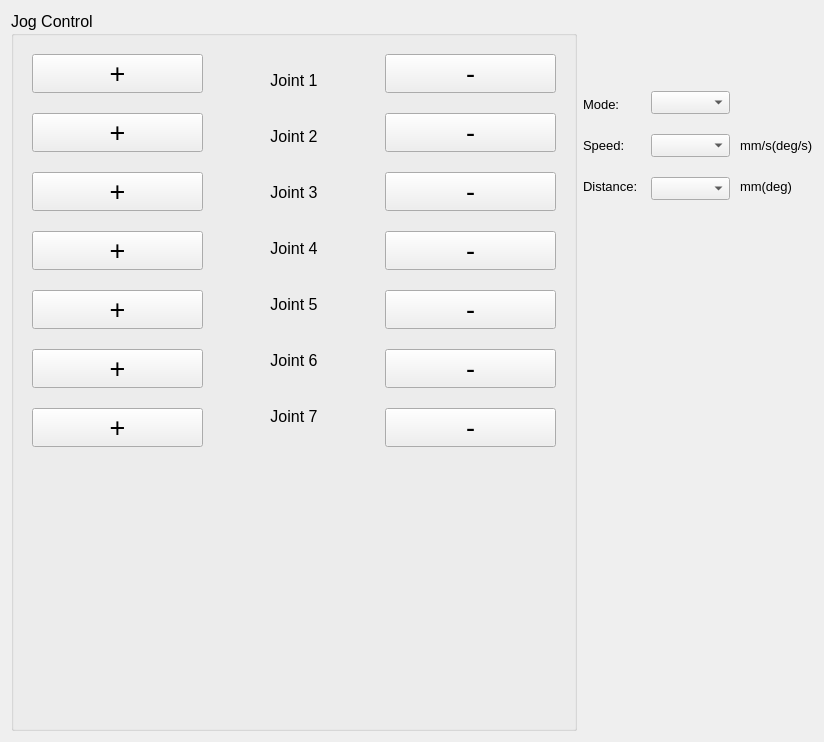
<?xml version="1.0" encoding="UTF-8"?>
<ui version="4.0">
 <class>Form</class>
 <widget class="QWidget" name="Form">
  <property name="geometry">
   <rect>
    <x>0</x>
    <y>0</y>
    <width>824</width>
    <height>742</height>
   </rect>
  </property>
  <property name="windowTitle">
   <string>Form</string>
  </property>
  <layout class="QGridLayout" name="gridLayout_5">
   <item row="0" column="0">
    <widget class="QGroupBox" name="groupBox">
     <property name="font">
      <font>
       <family>Arial</family>
       <pointsize>12</pointsize>
      </font>
     </property>
     <property name="title">
      <string>Jog Control</string>
     </property>
     <layout class="QGridLayout" name="gridLayout_3">
      <item row="0" column="0">
       <widget class="QStackedWidget" name="stkwJogControl">
        <property name="currentIndex">
         <number>0</number>
        </property>
        <widget class="QWidget" name="JointPage">
         <layout class="QGridLayout" name="gridLayout">
          <item row="0" column="1">
           <layout class="QVBoxLayout" name="verticalLayout_9">
            <property name="spacing">
             <number>20</number>
            </property>
            <item>
             <widget class="QLabel" name="label">
              <property name="sizePolicy">
               <sizepolicy hsizetype="Preferred" vsizetype="Fixed">
                <horstretch>0</horstretch>
                <verstretch>0</verstretch>
               </sizepolicy>
              </property>
              <property name="font">
               <font>
                <pointsize>12</pointsize>
               </font>
              </property>
              <property name="text">
               <string>Joint 1</string>
              </property>
              <property name="alignment">
               <set>Qt::AlignCenter</set>
              </property>
             </widget>
            </item>
            <item>
             <widget class="QLabel" name="label_2">
              <property name="sizePolicy">
               <sizepolicy hsizetype="Preferred" vsizetype="Fixed">
                <horstretch>0</horstretch>
                <verstretch>0</verstretch>
               </sizepolicy>
              </property>
              <property name="font">
               <font>
                <pointsize>12</pointsize>
               </font>
              </property>
              <property name="text">
               <string>Joint 2</string>
              </property>
              <property name="alignment">
               <set>Qt::AlignCenter</set>
              </property>
             </widget>
            </item>
            <item>
             <widget class="QLabel" name="label_4">
              <property name="sizePolicy">
               <sizepolicy hsizetype="Preferred" vsizetype="Fixed">
                <horstretch>0</horstretch>
                <verstretch>0</verstretch>
               </sizepolicy>
              </property>
              <property name="font">
               <font>
                <pointsize>12</pointsize>
               </font>
              </property>
              <property name="text">
               <string>Joint 3</string>
              </property>
              <property name="alignment">
               <set>Qt::AlignCenter</set>
              </property>
             </widget>
            </item>
            <item>
             <widget class="QLabel" name="label_3">
              <property name="sizePolicy">
               <sizepolicy hsizetype="Preferred" vsizetype="Fixed">
                <horstretch>0</horstretch>
                <verstretch>0</verstretch>
               </sizepolicy>
              </property>
              <property name="font">
               <font>
                <pointsize>12</pointsize>
               </font>
              </property>
              <property name="text">
               <string>Joint 4</string>
              </property>
              <property name="alignment">
               <set>Qt::AlignCenter</set>
              </property>
             </widget>
            </item>
            <item>
             <widget class="QLabel" name="label_6">
              <property name="sizePolicy">
               <sizepolicy hsizetype="Preferred" vsizetype="Fixed">
                <horstretch>0</horstretch>
                <verstretch>0</verstretch>
               </sizepolicy>
              </property>
              <property name="font">
               <font>
                <pointsize>12</pointsize>
               </font>
              </property>
              <property name="text">
               <string>Joint 5</string>
              </property>
              <property name="alignment">
               <set>Qt::AlignCenter</set>
              </property>
             </widget>
            </item>
            <item>
             <widget class="QLabel" name="label_5">
              <property name="sizePolicy">
               <sizepolicy hsizetype="Preferred" vsizetype="Fixed">
                <horstretch>0</horstretch>
                <verstretch>0</verstretch>
               </sizepolicy>
              </property>
              <property name="font">
               <font>
                <pointsize>12</pointsize>
               </font>
              </property>
              <property name="text">
               <string>Joint 6</string>
              </property>
              <property name="alignment">
               <set>Qt::AlignCenter</set>
              </property>
             </widget>
            </item>
            <item>
             <widget class="QLabel" name="label_7">
              <property name="sizePolicy">
               <sizepolicy hsizetype="Preferred" vsizetype="Fixed">
                <horstretch>0</horstretch>
                <verstretch>0</verstretch>
               </sizepolicy>
              </property>
              <property name="font">
               <font>
                <pointsize>12</pointsize>
               </font>
              </property>
              <property name="text">
               <string>Joint 7</string>
              </property>
              <property name="alignment">
               <set>Qt::AlignCenter</set>
              </property>
             </widget>
            </item>
           </layout>
          </item>
          <item row="0" column="2">
           <layout class="QVBoxLayout" name="verticalLayout_8">
            <property name="spacing">
             <number>20</number>
            </property>
            <item>
             <widget class="QPushButton" name="btnJ1Sub">
              <property name="font">
               <font>
                <pointsize>20</pointsize>
               </font>
              </property>
              <property name="text">
               <string>-</string>
              </property>
             </widget>
            </item>
            <item>
             <widget class="QPushButton" name="btnJ2Sub">
              <property name="font">
               <font>
                <pointsize>20</pointsize>
               </font>
              </property>
              <property name="text">
               <string>-</string>
              </property>
             </widget>
            </item>
            <item>
             <widget class="QPushButton" name="btnJ3Sub">
              <property name="font">
               <font>
                <pointsize>20</pointsize>
               </font>
              </property>
              <property name="text">
               <string>-</string>
              </property>
             </widget>
            </item>
            <item>
             <widget class="QPushButton" name="btnJ4Sub">
              <property name="font">
               <font>
                <pointsize>20</pointsize>
               </font>
              </property>
              <property name="text">
               <string>-</string>
              </property>
             </widget>
            </item>
            <item>
             <widget class="QPushButton" name="btnJ5Sub">
              <property name="font">
               <font>
                <pointsize>20</pointsize>
               </font>
              </property>
              <property name="text">
               <string>-</string>
              </property>
             </widget>
            </item>
            <item>
             <widget class="QPushButton" name="btnJ6Sub">
              <property name="font">
               <font>
                <pointsize>20</pointsize>
               </font>
              </property>
              <property name="text">
               <string>-</string>
              </property>
             </widget>
            </item>
            <item>
             <widget class="QPushButton" name="btnJ7Sub">
              <property name="font">
               <font>
                <pointsize>20</pointsize>
               </font>
              </property>
              <property name="text">
               <string>-</string>
              </property>
             </widget>
            </item>
           </layout>
          </item>
          <item row="0" column="0">
           <layout class="QVBoxLayout" name="verticalLayout_7">
            <property name="spacing">
             <number>20</number>
            </property>
            <item>
             <widget class="QPushButton" name="btnJ1Add">
              <property name="font">
               <font>
                <pointsize>20</pointsize>
               </font>
              </property>
              <property name="text">
               <string>+</string>
              </property>
             </widget>
            </item>
            <item>
             <widget class="QPushButton" name="btnJ2Add">
              <property name="font">
               <font>
                <pointsize>20</pointsize>
               </font>
              </property>
              <property name="text">
               <string>+</string>
              </property>
             </widget>
            </item>
            <item>
             <widget class="QPushButton" name="btnJ3Add">
              <property name="font">
               <font>
                <pointsize>20</pointsize>
               </font>
              </property>
              <property name="text">
               <string>+</string>
              </property>
             </widget>
            </item>
            <item>
             <widget class="QPushButton" name="btnJ4Add">
              <property name="font">
               <font>
                <pointsize>20</pointsize>
               </font>
              </property>
              <property name="text">
               <string>+</string>
              </property>
             </widget>
            </item>
            <item>
             <widget class="QPushButton" name="btnJ5Add">
              <property name="font">
               <font>
                <pointsize>20</pointsize>
               </font>
              </property>
              <property name="text">
               <string>+</string>
              </property>
             </widget>
            </item>
            <item>
             <widget class="QPushButton" name="btnJ6Add">
              <property name="font">
               <font>
                <pointsize>20</pointsize>
               </font>
              </property>
              <property name="text">
               <string>+</string>
              </property>
             </widget>
            </item>
            <item>
             <widget class="QPushButton" name="btnJ7Add">
              <property name="font">
               <font>
                <pointsize>20</pointsize>
               </font>
              </property>
              <property name="text">
               <string>+</string>
              </property>
             </widget>
            </item>
           </layout>
          </item>
          <item row="1" column="1">
           <spacer name="verticalSpacer_3">
            <property name="orientation">
             <enum>Qt::Vertical</enum>
            </property>
            <property name="sizeHint" stdset="0">
             <size>
              <width>20</width>
              <height>40</height>
             </size>
            </property>
           </spacer>
          </item>
         </layout>
        </widget>
        <widget class="QWidget" name="TcpPage">
         <layout class="QGridLayout" name="gridLayout_2">
          <item row="0" column="0">
           <layout class="QVBoxLayout" name="verticalLayout_4">
            <property name="spacing">
             <number>20</number>
            </property>
            <item>
             <widget class="QPushButton" name="btnTcpXAdd">
              <property name="font">
               <font>
                <pointsize>20</pointsize>
               </font>
              </property>
              <property name="text">
               <string>+</string>
              </property>
             </widget>
            </item>
            <item>
             <widget class="QPushButton" name="btnTcpYAdd">
              <property name="font">
               <font>
                <pointsize>20</pointsize>
               </font>
              </property>
              <property name="text">
               <string>+</string>
              </property>
             </widget>
            </item>
            <item>
             <widget class="QPushButton" name="btnTcpZAdd">
              <property name="font">
               <font>
                <pointsize>20</pointsize>
               </font>
              </property>
              <property name="text">
               <string>+</string>
              </property>
             </widget>
            </item>
            <item>
             <widget class="QPushButton" name="btnTcpRxAdd">
              <property name="font">
               <font>
                <pointsize>20</pointsize>
               </font>
              </property>
              <property name="text">
               <string>+</string>
              </property>
             </widget>
            </item>
            <item>
             <widget class="QPushButton" name="btnTcpRyAdd">
              <property name="font">
               <font>
                <pointsize>20</pointsize>
               </font>
              </property>
              <property name="text">
               <string>+</string>
              </property>
             </widget>
            </item>
            <item>
             <widget class="QPushButton" name="btnTcpRzAdd">
              <property name="font">
               <font>
                <pointsize>20</pointsize>
               </font>
              </property>
              <property name="text">
               <string>+</string>
              </property>
             </widget>
            </item>
           </layout>
          </item>
          <item row="0" column="2">
           <layout class="QVBoxLayout" name="verticalLayout_5">
            <property name="spacing">
             <number>20</number>
            </property>
            <item>
             <widget class="QPushButton" name="btnTcpXSub">
              <property name="font">
               <font>
                <pointsize>20</pointsize>
               </font>
              </property>
              <property name="text">
               <string>-</string>
              </property>
             </widget>
            </item>
            <item>
             <widget class="QPushButton" name="btnTcpYSub">
              <property name="font">
               <font>
                <pointsize>20</pointsize>
               </font>
              </property>
              <property name="text">
               <string>-</string>
              </property>
             </widget>
            </item>
            <item>
             <widget class="QPushButton" name="btnTcpZSub">
              <property name="font">
               <font>
                <pointsize>20</pointsize>
               </font>
              </property>
              <property name="text">
               <string>-</string>
              </property>
             </widget>
            </item>
            <item>
             <widget class="QPushButton" name="btnTcpRxSub">
              <property name="font">
               <font>
                <pointsize>20</pointsize>
               </font>
              </property>
              <property name="text">
               <string>-</string>
              </property>
             </widget>
            </item>
            <item>
             <widget class="QPushButton" name="btnTcpRySub">
              <property name="font">
               <font>
                <pointsize>20</pointsize>
               </font>
              </property>
              <property name="text">
               <string>-</string>
              </property>
             </widget>
            </item>
            <item>
             <widget class="QPushButton" name="btnTcpRzSub">
              <property name="font">
               <font>
                <pointsize>20</pointsize>
               </font>
              </property>
              <property name="text">
               <string>-</string>
              </property>
             </widget>
            </item>
           </layout>
          </item>
          <item row="0" column="1">
           <layout class="QVBoxLayout" name="verticalLayout_6">
            <property name="spacing">
             <number>20</number>
            </property>
            <item>
             <widget class="QLabel" name="label_16">
              <property name="sizePolicy">
               <sizepolicy hsizetype="Preferred" vsizetype="Fixed">
                <horstretch>0</horstretch>
                <verstretch>0</verstretch>
               </sizepolicy>
              </property>
              <property name="font">
               <font>
                <pointsize>14</pointsize>
               </font>
              </property>
              <property name="text">
               <string>X</string>
              </property>
              <property name="alignment">
               <set>Qt::AlignCenter</set>
              </property>
             </widget>
            </item>
            <item>
             <widget class="QLabel" name="label_11">
              <property name="sizePolicy">
               <sizepolicy hsizetype="Preferred" vsizetype="Fixed">
                <horstretch>0</horstretch>
                <verstretch>0</verstretch>
               </sizepolicy>
              </property>
              <property name="font">
               <font>
                <pointsize>14</pointsize>
               </font>
              </property>
              <property name="text">
               <string>Y</string>
              </property>
              <property name="alignment">
               <set>Qt::AlignCenter</set>
              </property>
             </widget>
            </item>
            <item>
             <widget class="QLabel" name="label_12">
              <property name="sizePolicy">
               <sizepolicy hsizetype="Preferred" vsizetype="Fixed">
                <horstretch>0</horstretch>
                <verstretch>0</verstretch>
               </sizepolicy>
              </property>
              <property name="font">
               <font>
                <pointsize>14</pointsize>
               </font>
              </property>
              <property name="text">
               <string>Z</string>
              </property>
              <property name="alignment">
               <set>Qt::AlignCenter</set>
              </property>
             </widget>
            </item>
            <item>
             <widget class="QLabel" name="label_14">
              <property name="sizePolicy">
               <sizepolicy hsizetype="Preferred" vsizetype="Fixed">
                <horstretch>0</horstretch>
                <verstretch>0</verstretch>
               </sizepolicy>
              </property>
              <property name="font">
               <font>
                <pointsize>14</pointsize>
               </font>
              </property>
              <property name="text">
               <string>RX</string>
              </property>
              <property name="alignment">
               <set>Qt::AlignCenter</set>
              </property>
             </widget>
            </item>
            <item>
             <widget class="QLabel" name="label_17">
              <property name="sizePolicy">
               <sizepolicy hsizetype="Preferred" vsizetype="Fixed">
                <horstretch>0</horstretch>
                <verstretch>0</verstretch>
               </sizepolicy>
              </property>
              <property name="font">
               <font>
                <pointsize>14</pointsize>
               </font>
              </property>
              <property name="text">
               <string>RY</string>
              </property>
              <property name="alignment">
               <set>Qt::AlignCenter</set>
              </property>
             </widget>
            </item>
            <item>
             <widget class="QLabel" name="label_13">
              <property name="sizePolicy">
               <sizepolicy hsizetype="Preferred" vsizetype="Fixed">
                <horstretch>0</horstretch>
                <verstretch>0</verstretch>
               </sizepolicy>
              </property>
              <property name="font">
               <font>
                <pointsize>14</pointsize>
               </font>
              </property>
              <property name="text">
               <string>RZ</string>
              </property>
              <property name="alignment">
               <set>Qt::AlignCenter</set>
              </property>
             </widget>
            </item>
           </layout>
          </item>
          <item row="1" column="1">
           <spacer name="verticalSpacer_2">
            <property name="orientation">
             <enum>Qt::Vertical</enum>
            </property>
            <property name="sizeHint" stdset="0">
             <size>
              <width>20</width>
              <height>40</height>
             </size>
            </property>
           </spacer>
          </item>
         </layout>
        </widget>
       </widget>
      </item>
     </layout>
    </widget>
   </item>
   <item row="0" column="1">
    <layout class="QGridLayout" name="gridLayout_4">
     <property name="topMargin">
      <number>80</number>
     </property>
     <property name="bottomMargin">
      <number>0</number>
     </property>
     <property name="horizontalSpacing">
      <number>10</number>
     </property>
     <property name="verticalSpacing">
      <number>20</number>
     </property>
     <item row="1" column="0">
      <layout class="QVBoxLayout" name="verticalLayout">
       <property name="spacing">
        <number>20</number>
       </property>
       <item>
        <widget class="QLabel" name="label_8">
         <property name="sizePolicy">
          <sizepolicy hsizetype="Preferred" vsizetype="Fixed">
           <horstretch>0</horstretch>
           <verstretch>0</verstretch>
          </sizepolicy>
         </property>
         <property name="minimumSize">
          <size>
           <width>0</width>
           <height>0</height>
          </size>
         </property>
         <property name="font">
          <font>
           <family>Arial</family>
           <pointsize>10</pointsize>
          </font>
         </property>
         <property name="text">
          <string>Mode: </string>
         </property>
        </widget>
       </item>
       <item>
        <widget class="QLabel" name="label_9">
         <property name="sizePolicy">
          <sizepolicy hsizetype="Preferred" vsizetype="Fixed">
           <horstretch>0</horstretch>
           <verstretch>0</verstretch>
          </sizepolicy>
         </property>
         <property name="minimumSize">
          <size>
           <width>0</width>
           <height>0</height>
          </size>
         </property>
         <property name="font">
          <font>
           <family>Arial</family>
           <pointsize>10</pointsize>
          </font>
         </property>
         <property name="text">
          <string>Speed: </string>
         </property>
        </widget>
       </item>
       <item>
        <widget class="QLabel" name="label_15">
         <property name="sizePolicy">
          <sizepolicy hsizetype="Preferred" vsizetype="Fixed">
           <horstretch>0</horstretch>
           <verstretch>0</verstretch>
          </sizepolicy>
         </property>
         <property name="minimumSize">
          <size>
           <width>0</width>
           <height>0</height>
          </size>
         </property>
         <property name="font">
          <font>
           <family>Arial</family>
           <pointsize>10</pointsize>
          </font>
         </property>
         <property name="text">
          <string>Distance: </string>
         </property>
        </widget>
       </item>
      </layout>
     </item>
     <item row="1" column="1">
      <layout class="QVBoxLayout" name="verticalLayout_2">
       <property name="spacing">
        <number>20</number>
       </property>
       <item>
        <widget class="QComboBox" name="cboMode">
         <property name="minimumSize">
          <size>
           <width>0</width>
           <height>0</height>
          </size>
         </property>
         <property name="font">
          <font>
           <family>Arial</family>
           <pointsize>10</pointsize>
          </font>
         </property>
        </widget>
       </item>
       <item>
        <widget class="QComboBox" name="cboSpeed">
         <property name="minimumSize">
          <size>
           <width>0</width>
           <height>0</height>
          </size>
         </property>
         <property name="font">
          <font>
           <family>Arial</family>
           <pointsize>10</pointsize>
          </font>
         </property>
        </widget>
       </item>
       <item>
        <widget class="QComboBox" name="cboDistance">
         <property name="minimumSize">
          <size>
           <width>0</width>
           <height>0</height>
          </size>
         </property>
         <property name="font">
          <font>
           <family>Arial</family>
           <pointsize>10</pointsize>
          </font>
         </property>
        </widget>
       </item>
      </layout>
     </item>
     <item row="1" column="2">
      <layout class="QVBoxLayout" name="verticalLayout_3">
       <property name="spacing">
        <number>20</number>
       </property>
       <item>
        <widget class="QLabel" name="label_19">
         <property name="enabled">
          <bool>true</bool>
         </property>
         <property name="sizePolicy">
          <sizepolicy hsizetype="Preferred" vsizetype="Fixed">
           <horstretch>0</horstretch>
           <verstretch>0</verstretch>
          </sizepolicy>
         </property>
         <property name="minimumSize">
          <size>
           <width>0</width>
           <height>0</height>
          </size>
         </property>
         <property name="font">
          <font>
           <family>Arial</family>
           <pointsize>10</pointsize>
          </font>
         </property>
         <property name="text">
          <string/>
         </property>
        </widget>
       </item>
       <item>
        <widget class="QLabel" name="label_10">
         <property name="sizePolicy">
          <sizepolicy hsizetype="Preferred" vsizetype="Fixed">
           <horstretch>0</horstretch>
           <verstretch>0</verstretch>
          </sizepolicy>
         </property>
         <property name="minimumSize">
          <size>
           <width>0</width>
           <height>0</height>
          </size>
         </property>
         <property name="font">
          <font>
           <family>Arial</family>
           <pointsize>10</pointsize>
          </font>
         </property>
         <property name="text">
          <string>mm/s(deg/s)</string>
         </property>
        </widget>
       </item>
       <item>
        <widget class="QLabel" name="label_18">
         <property name="sizePolicy">
          <sizepolicy hsizetype="Preferred" vsizetype="Fixed">
           <horstretch>0</horstretch>
           <verstretch>0</verstretch>
          </sizepolicy>
         </property>
         <property name="minimumSize">
          <size>
           <width>0</width>
           <height>0</height>
          </size>
         </property>
         <property name="font">
          <font>
           <family>Arial</family>
           <pointsize>10</pointsize>
          </font>
         </property>
         <property name="text">
          <string>mm(deg)</string>
         </property>
        </widget>
       </item>
      </layout>
     </item>
     <item row="2" column="2">
      <spacer name="verticalSpacer">
       <property name="orientation">
        <enum>Qt::Vertical</enum>
       </property>
       <property name="sizeHint" stdset="0">
        <size>
         <width>20</width>
         <height>40</height>
        </size>
       </property>
      </spacer>
     </item>
    </layout>
   </item>
  </layout>
 </widget>
 <resources/>
 <connections/>
</ui>
